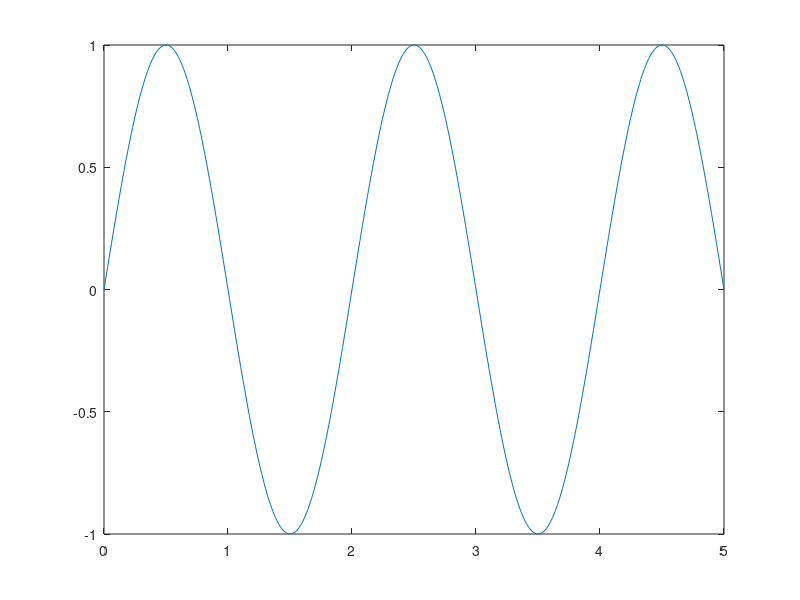

This figure's MATLAB source:
clc, clear, close all;
%we will now dive in the big world of plots
T = 2; %period of my function in this case 2 seconds

%then we will use Linspace to create an array for the time
%linspace takes as argument linspace(start,stop, num_points)
t = linspace(0, 5, 500);

%then we can declare the function using t as the variable
x = sin(2 * pi * t / T);

%we can now plot in this case x versus t by calling the plot function with
%the x axis and then the y axis
plot(t,x)
